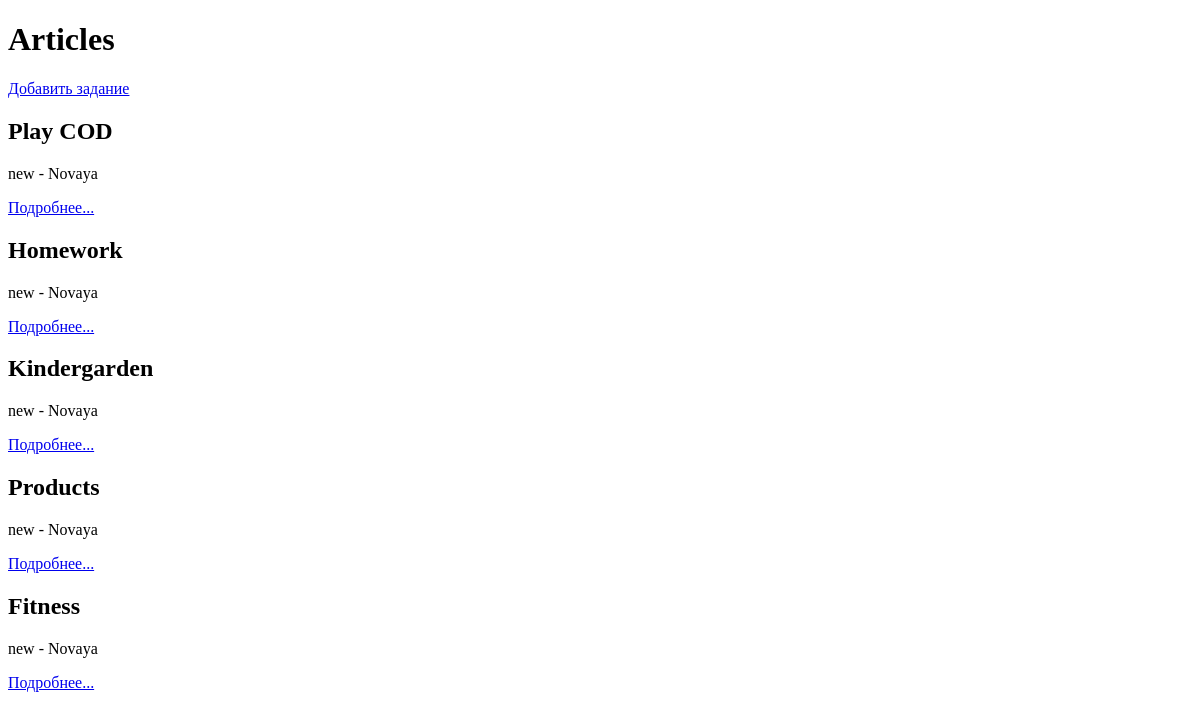
Before: / with the older database file.
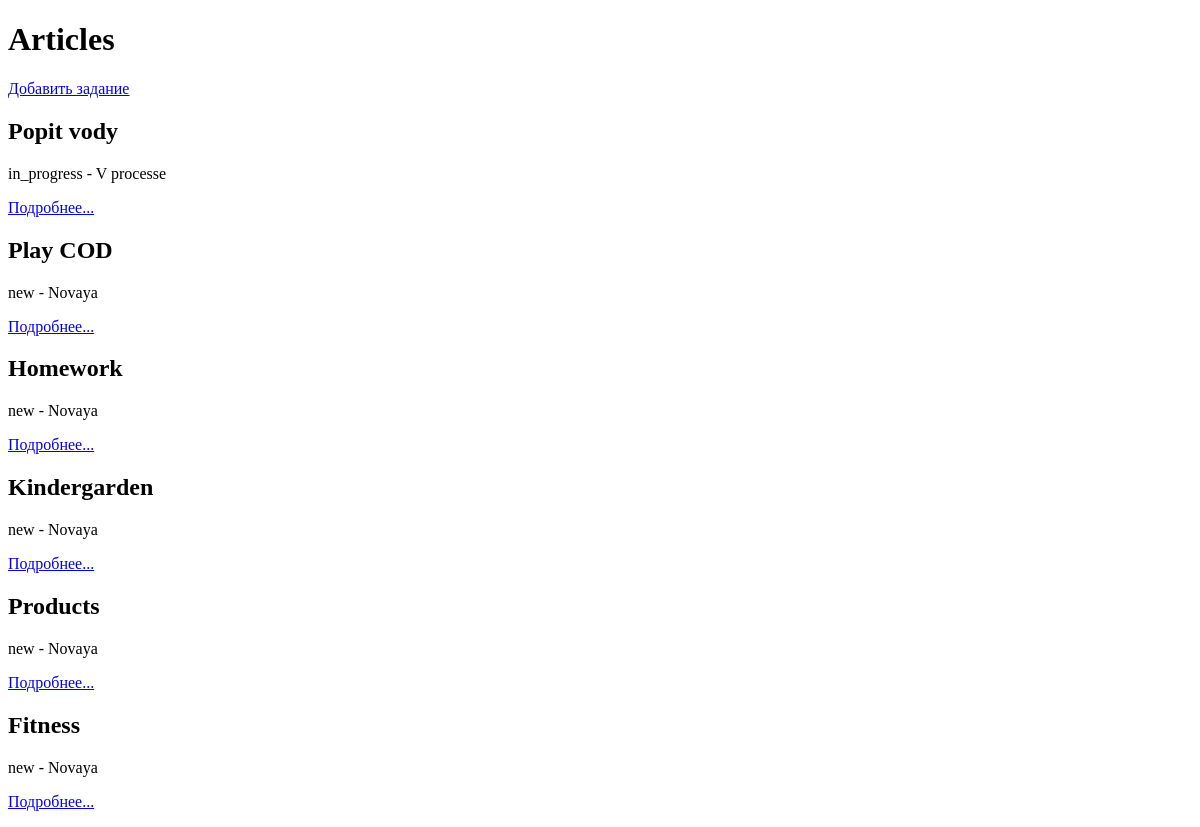
After: the same page with the newer database file.
### webapp/models.py (models this page shows, shortened)
class Article(models.Model):
    title = models.CharField(max_length=50, null=False, blank=False, verbose_name="Заголовок")
    author = models.CharField(max_length=50, verbose_name="Автор", default="Unknown")
    content = models.TextField(max_length=3000, null=False, blank=False, verbose_name="Контент")
    created_at = models.DateTimeField(auto_now_add=True, verbose_name="Время создания")
    updated_at = models.DateTimeField(auto_now=True, verbose_name="Время изменения")
    status = models.CharField(max_length=20, choices=STATUS_CHOICES, default=STATUS_CHOICES[0][0],verbose_name='Статус', )

### webapp/views.py (the view)
# urls.py: path('', index_views),
def index_views(request):
    articles = Article.objects.order_by('-created_at')
    context = {
        'articles': articles
    }
    return render(request, "index.html", context)

### webapp/templates/index.html (shortened to what this page needs)
<!doctype html>
<html lang="en">
<head>
</head>
<body>
    <h1>Articles</h1>
    <a href="/articles/add/">Добавить задание</a>
    {% for article in articles %}
        <h2>{{ article.title }}</h2>
        <p>{{ article.status }} - {{ article.get_status_display }}</p>
        <p><a href="/article/?id={{ article.id }}">Подробнее...</a></p>
    {% endfor %}
</body>
</html>

Changed rows visible on the page:
added Article: title "Popit vody", status "in_progress", status "V processe"
